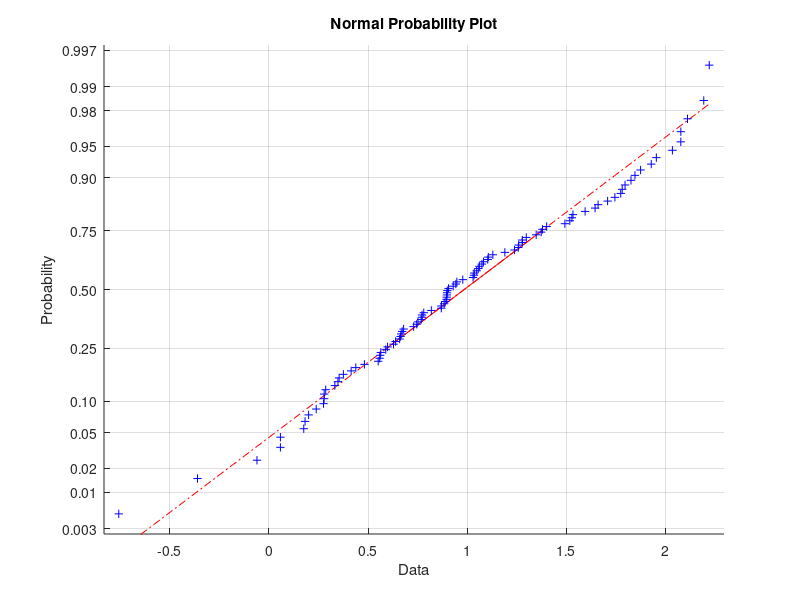

This figure's MATLAB source:
L1 = normrnd(1,0.7,100,1);
normplot(L1)
L1(101)=1;
M = zeros(100,100);

for i=1:100
    M(i,i)=((((i-100)/L1(i+1))+((i-100)/L1(i)))*10);
    if i<=99
        M(i,i+1)=(((100-i)/L1(i+1))*10);
        M(i+1,i)=(((101-i)/L1(i))*10);
    end
end

[U,R]=eig(M);

A1=U(100,100);
G1=sprintf('%d ', A1);
fprintf('Answer: %s\n', A1)

B1=R(100,100);
F1=sprintf('%d ', B1);
fprintf('Answer: %s\n', B1)
